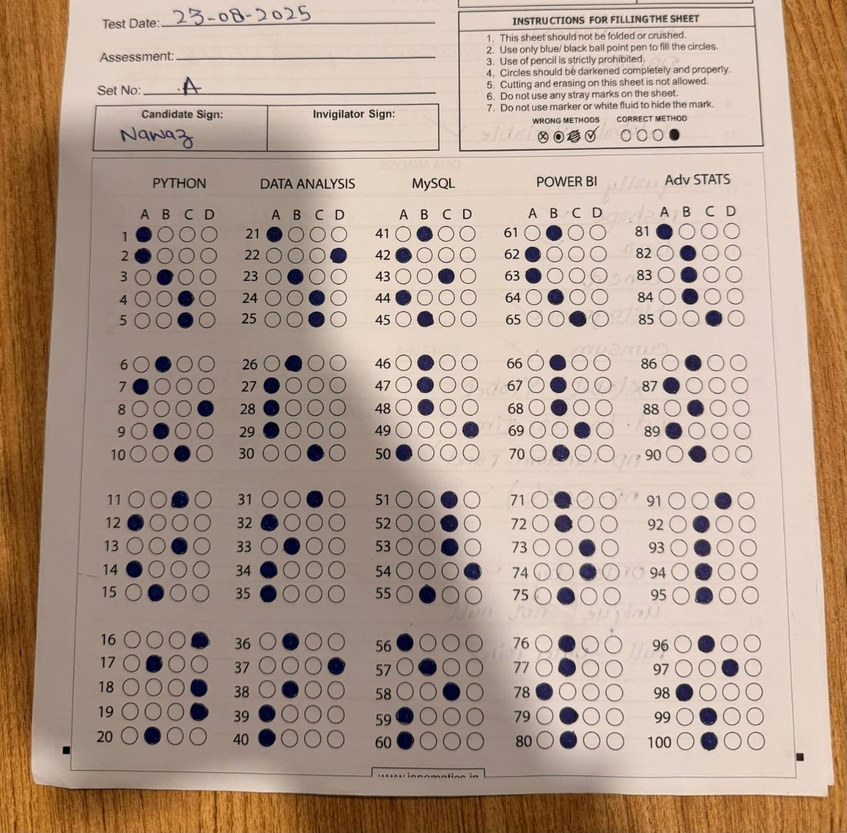
#> input picture data/Set_A/IMG-20250920-WA0014 - Copy (2).jpg, 847 x 833 px, shrunk from 1280 x 1259 before the run
$ python -i preprocessing.py   (imports and definitions only)
#> lines starting #> are read from the running program, lines starting #| are printed output that depends on the picture; after the words box and inside, x2 and y2 are one past the last pixel; in counts of white or black regions, pixels touching at a corner belong together
#> in preprocess_image, img is the input picture: shape (833, 847, 3); mean B, G, R 141.7, 157.5, 179.3
import cv2
import numpy as np
import os

def order_points(pts):
    rect = np.zeros((4, 2), dtype="float32")

    s = pts.sum(axis=1)
    rect[0] = pts[np.argmin(s)]  # top-left
    rect[2] = pts[np.argmax(s)]  # bottom-right

    diff = np.diff(pts, axis=1)
    rect[1] = pts[np.argmin(diff)]  # top-right
    rect[3] = pts[np.argmax(diff)]  # bottom-left

    return rect

def correct_perspective(img, debug=False):
    # Convert to grayscale and blur
#> called with debug = False
    gray = cv2.cvtColor(img, cv2.COLOR_BGR2GRAY)
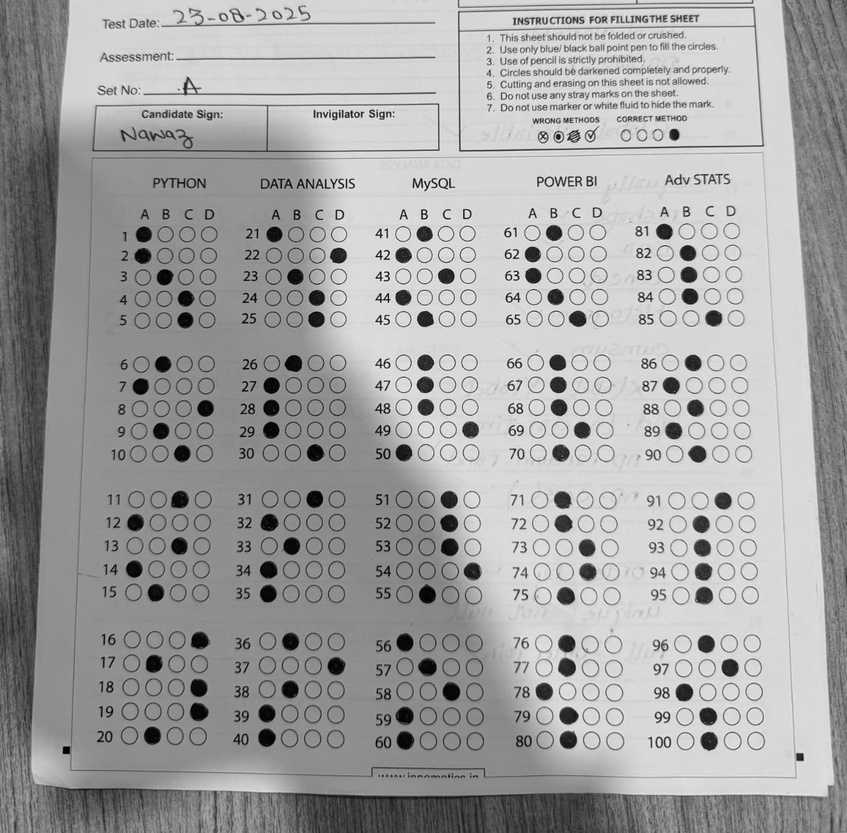
#> gray: shape (833, 847); min 0, max 252, mean 162.2
    blur = cv2.GaussianBlur(gray, (5, 5), 0)

    # Edge detection
    edges = cv2.Canny(blur, 75, 200)
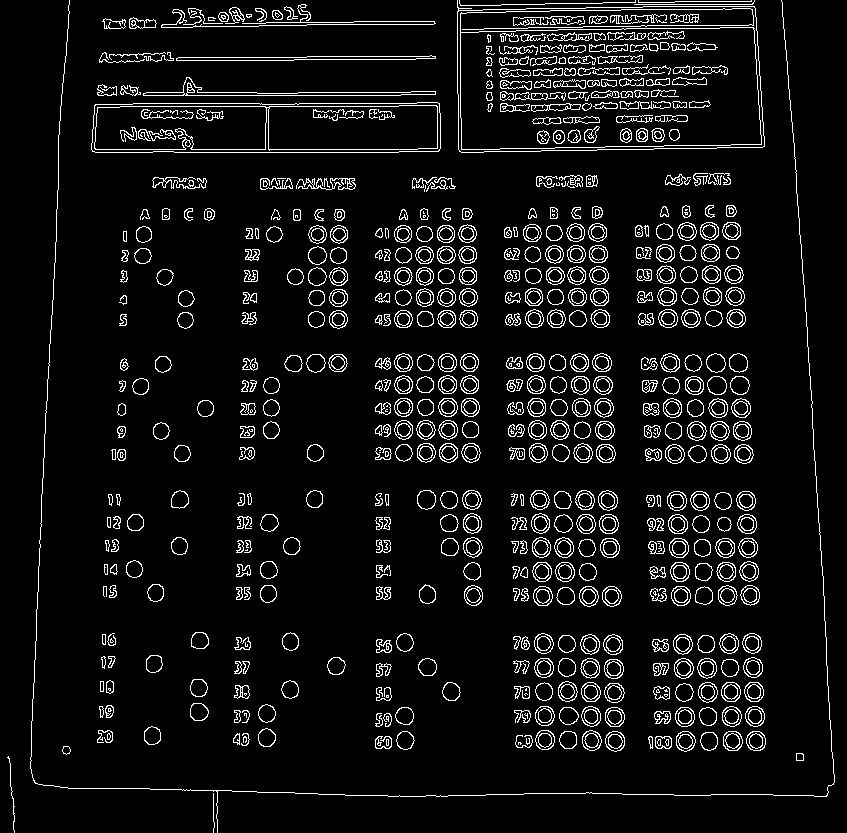
#> edges: shape (833, 847); 7.2% white in thin lines or dots

    # Find contours
    contours, _ = cv2.findContours(edges, cv2.RETR_LIST, cv2.CHAIN_APPROX_SIMPLE)
#> contours = 1593 contours, 318 with area under 20; largest, box (x1, y1, x2, y2) and area: (457, 0, 765, 153) 42892, (457, 6, 765, 153) 42887, (460, 8, 762, 150) 34910, (460, 27, 762, 150) 34904, (91, 102, 441, 153) 16890
    contours = sorted(contours, key=cv2.contourArea, reverse=True)[:5]
#> contours = 5 contours; box (x1, y1, x2, y2) and area: (457, 0, 765, 153) 42892, (457, 6, 765, 153) 42887, (460, 8, 762, 150) 34910, (460, 27, 762, 150) 34904, (91, 102, 441, 153) 16890

    # Find a contour with 4 points
    doc_cnt = None
    for cnt in contours:
        peri = cv2.arcLength(cnt, True)
        approx = cv2.approxPolyDP(cnt, 0.02 * peri, True)
        if len(approx) == 4:
            doc_cnt = approx
            break
#> this loop made 1 pass
#> (peri, doc_cnt) on pass 1: (937, [[457, 0], [461, 152], [764, 146], [754, 6]])

    if doc_cnt is None:
        print("No document contour found. Returning original image.")
        return img

    pts = doc_cnt.reshape(4, 2)
#> pts = [[457, 0], [461, 152], [764, 146], [754, 6]]
    rect = order_points(pts)
#> in order_points, `s = pts.sum(axis=1)`: s = [457, 613, 910, 760]
#> in order_points, `diff = np.diff(pts, axis=1)`: diff = [-457, -309, -618, -748]
#> rect = [[457, 0], [754, 6], [764, 146], [461, 152]]
    (tl, tr, br, bl) = rect
#> tl = [457, 0]; tr = [754, 6]; br = [764, 146]; bl = [461, 152]

    # Compute width and height of new image
    widthA = np.linalg.norm(br - bl)
#> widthA = 303.1
    widthB = np.linalg.norm(tr - tl)
#> widthB = 297.1
    maxWidth = max(int(widthA), int(widthB))
#> maxWidth = 303

    heightA = np.linalg.norm(tr - br)
#> heightA = 140.4
    heightB = np.linalg.norm(tl - bl)
#> heightB = 152.1
    maxHeight = max(int(heightA), int(heightB))
#> maxHeight = 152

    # Destination points for top-down view
    dst = np.array([
        [0, 0],
        [maxWidth - 1, 0],
        [maxWidth - 1, maxHeight - 1],
        [0, maxHeight - 1]
    ], dtype="float32")
#> dst = [[0, 0], [302, 0], [302, 151], [0, 151]]

    # Perspective transform
    M = cv2.getPerspectiveTransform(rect, dst)
#> M = [[0.836, -0.022, -382.1], [-0.0183, 0.907, 8.37], [-0.000237, 0.000142, 1]]
    warped = cv2.warpPerspective(img, M, (maxWidth, maxHeight))
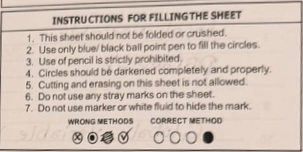
#> warped: shape (152, 303, 3); mean B, G, R 180, 190.4, 206.1

    if debug:
        cv2.imshow("Warped Image", warped)
        cv2.waitKey(0)
        cv2.destroyAllWindows()

    return warped

def preprocess_image(img_path):
    """Preprocess a single OMR image: correct perspective, grayscale, threshold, noise removal."""
    img = cv2.imread(img_path)
    if img is None:
        print("Error loading image:", img_path)
        return None

    # Correct perspective distortion
    corrected_img = correct_perspective(img)

    # Convert to grayscale
    gray = cv2.cvtColor(corrected_img, cv2.COLOR_BGR2GRAY)
#> gray: shape (152, 303)

    # Apply thresholding (invert binary)
    _, thresh = cv2.threshold(gray, 150, 255, cv2.THRESH_BINARY_INV)
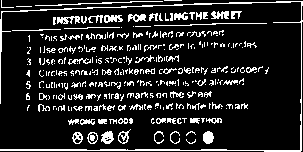
#> thresh: shape (152, 303); 14.6% white in thin lines or dots

    # Remove small noise using morphology
    kernel = np.ones((3, 3), np.uint8)
    thresh_clean = cv2.morphologyEx(thresh, cv2.MORPH_OPEN, kernel)
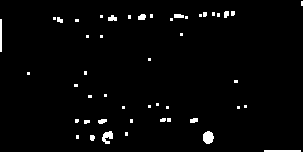
#> thresh_clean: shape (152, 303); 2.2% white; 48 white regions (34 under 20 px), largest, box (x1, y1, x2, y2) and area: (203, 131, 214, 144) 112, (102, 131, 113, 144) 91, (264, 150, 301, 152) 74

    return thresh_clean

>>> result = preprocess_image('../data/Set_A/IMG-20250920-WA0014 - Copy (2).jpg')
